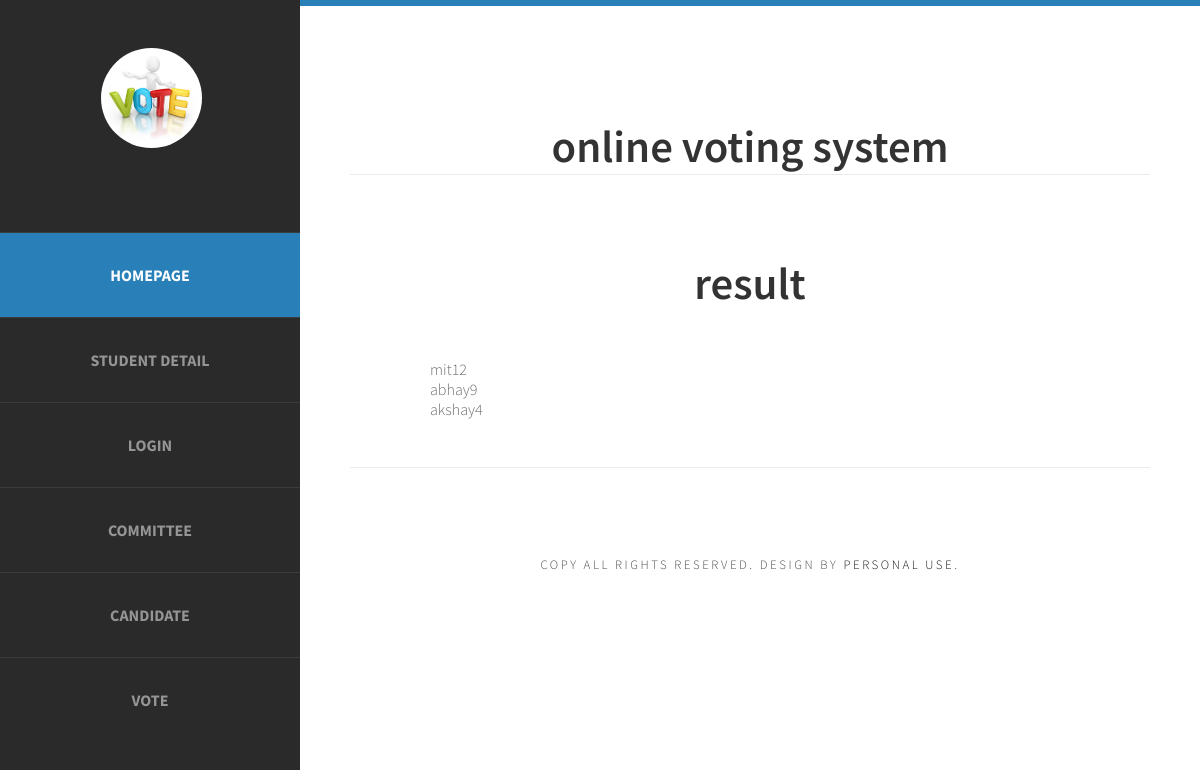
/SOURCECODE/project/result.php, run on the app's committed database.
### tables this page shows
CREATE TABLE `candidate` (
  `c_id` int(3) NOT NULL,
  `c_fnm` varchar(200) NOT NULL,
  `c_gender` varchar(20) NOT NULL,
  `c_bd` varchar(20) NOT NULL,
  `c_mno` int(12) NOT NULL,
  `c_email` varchar(40) NOT NULL,
  `c_cource` varchar(16) NOT NULL,
  `c_committee` varchar(30) NOT NULL,
  `c_time` bigint(20) NOT NULL,
  `c_status` int(1) NOT NULL DEFAULT 1
);

### SOURCECODE/project/result.php (the view)
<?php
	include("include/header.php");
?>
<div id="featured">
			<div class="title">
				<h2>result</h2>
			</div>
			<ul class="style1">
				<?php
					include("include/config.php");
					$c_q= "select * from candidate";
					$c_res = mysqli_query($link,$c_q);
					while($crow = mysqli_fetch_assoc($c_res))
					{
						echo $crow['c_fnm'];
						$countq="select count(*) from vote
							where c_id = ".$crow['c_id'];
						$countres = mysqli_query($link,$countq);
						$countrow = mysqli_fetch_assoc($countres);
						echo $countrow['count(*)'];
						echo '<br />';
					}
				?>
			</ul>
		</div>
		<?php
		include("include/footer.php");
	?>

### SOURCECODE/project/default.css (style rules this page uses)
html, body { height: 100%; }
body { margin: 0px; padding: 0px; background: #202020; font-family: 'Source Sans Pro', sans-serif; font-size: 12pt; font-weight: 300; color: #444444; }
h1, h2, h3 { margin: 0; padding: 0; font-weight: 600; color: #333333; }
p, ol, ul { margin-top: 0; }
ol, ul { padding: 0; list-style: none; }
ul.style1 { margin: 0 auto; padding: 0; width: 80%; overflow: hidden; list-style: none; text-align: left; color: #6c6c6c }
.box1, .box2, .box3, { float: left; margin-right: 20px; }
.boxA, .boxB, { float: left; margin-right: 20px; }
.title { margin-bottom: 3em; }
.title h2 { text-transform: lowercase; font-size: 2.8em; }
#featured { overflow: hidden; margin-bottom: 3em; padding-top: 5em; border-top: 1px solid rgba(0,0,0,0.08); }

### data on the page
candidate: c_fnm "mit", count "12"
candidate: c_fnm "abhay", count "9"
candidate: c_fnm "akshay", count "4"
